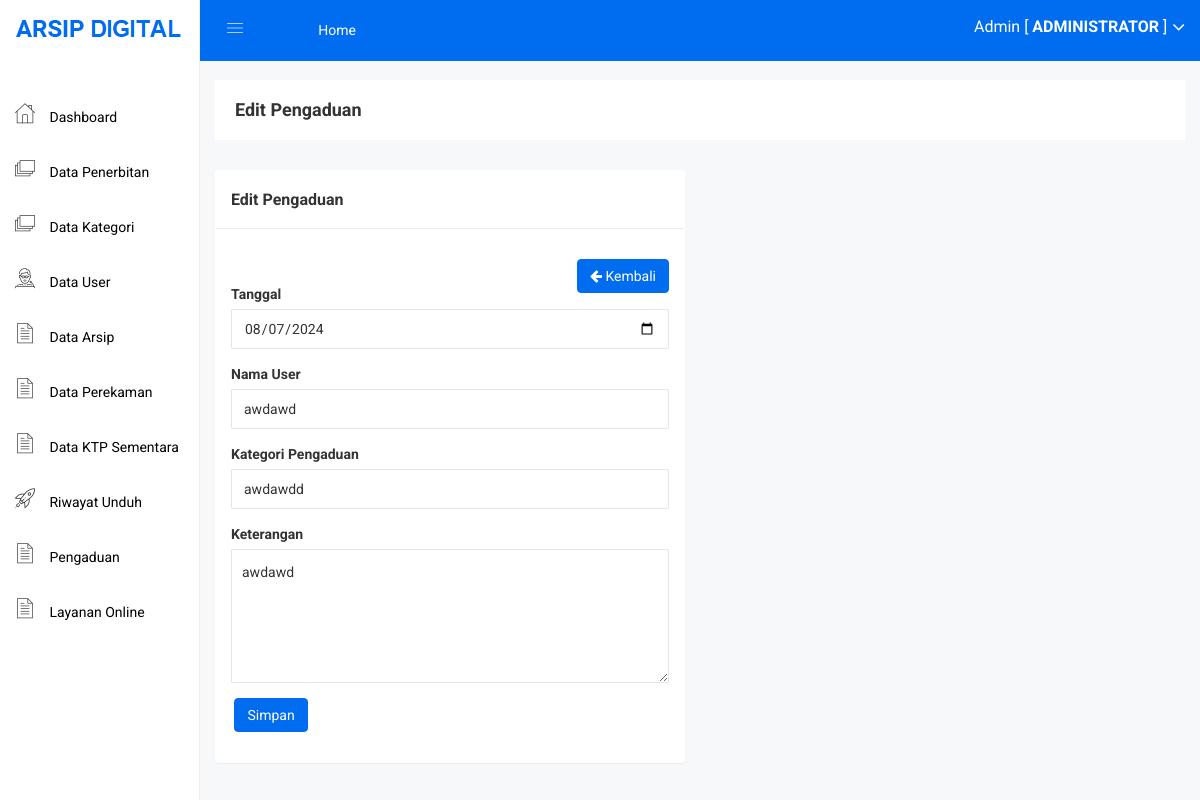
The app's page /admin/pengaduan_edit.php?id=1 (signed in), older data.
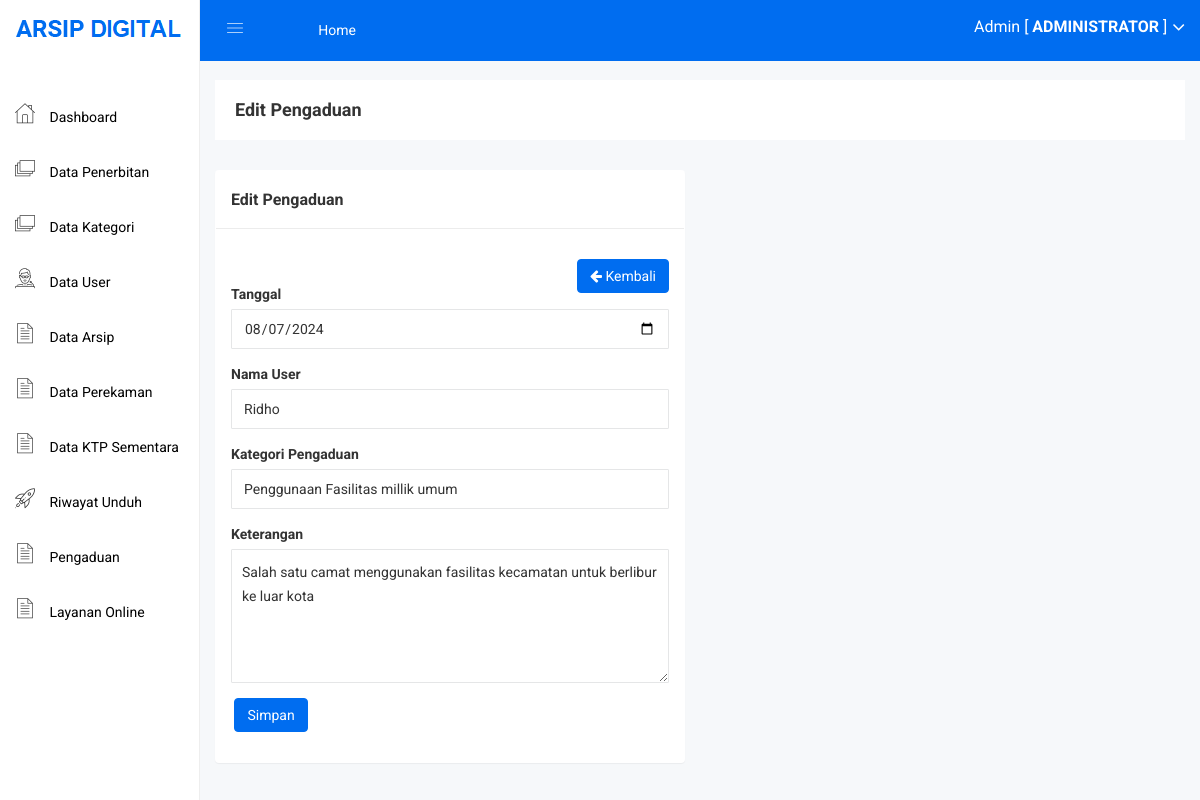
The same page, newer data.
### tables this page shows
CREATE TABLE IF NOT EXISTS `pengaduan` (
  `id_pengaduan` int NOT NULL AUTO_INCREMENT,
  `tanggal` date NOT NULL,
  `nama_user` varchar(255) NOT NULL,
  `kategori_pengaduan` varchar(255) NOT NULL,
  `keterangan` text NOT NULL,
  PRIMARY KEY (`id_pengaduan`)
);

### admin/pengaduan_edit.php (the view, shortened to what this page needs)
<?php include 'header.php'; ?>
<br>
<br>
<div class="breadcome-area">
    <div class="container-fluid">
        <div class="row">
            <div class="col-lg-12 col-md-12 col-sm-12 col-xs-12">
                <div class="breadcome-list">
                    <div class="row">
                        <div class="col-lg-6 col-md-6 col-sm-6 col-xs-12">
                            <div class="breadcome-heading">
                                <h4 style="margin-bottom: 0px">Edit Pengaduan</h4>
                            </div>
                        </div>
                    </div>
                </div>
            </div>
        </div>
    </div>
</div>
<div class="container-fluid">
    <div class="row">
        <div class="col-lg-6">
            <div class="panel panel">
                <div class="panel-heading">
                    <h3 class="panel-title">Edit Pengaduan</h3>
                </div>
                <div class="panel-body">
                    <div class="pull-right">
                        <a href="pengaduan.php" class="btn btn-primary"><i class="fa fa-arrow-left"></i> Kembali</a>
                    </div>
                    <br>
                    <br>
                    <?php
                    $id = $_GET['id'];
                    $data = mysqli_query($koneksi, "select * from pengaduan where id_pengaduan='$id'");
                    while ($d = mysqli_fetch_array($data)) {
                    ?>
                        <form method="post" action="pengaduan_update.php">
                            <div class="form-group">
                                <label>Tanggal</label>
                                <input type="date" class="form-control" name="tanggal" required="required" value="<?php echo $d['tanggal']; ?>">
                            </div>
                            <div class="form-group">
                                <label>Nama User</label>
                                <input type="text" class="form-control" name="nama_user" required="required" value="<?php echo $d['nama_user']; ?>">
                            </div>
                            <div class="form-group">
                                <label>Kategori Pengaduan</label>
                                <input type="text" class="form-control" name="kategori_pengaduan" required="required" value="<?php echo $d['kategori_pengaduan']; ?>">
                            </div>
                            <div class="form-group">
                                <label>Keterangan</label>
                                <textarea class="form-control" name="keterangan" required="required"><?php echo $d['keterangan']; ?></textarea>
                            </div>
                            <div class="form-group">
                                <input type="submit" class="btn btn-primary" value="Simpan">
                            </div>
                        </form>
                    <?php
                    }
                    ?>
                </div>
            </div>
        </div>
    </div>
</div>
<?php include 'footer.php'; ?>

Row changes from the older to the newer data that the page shows:
changed pengaduan: nama_user "awdawd" → "Ridho"; kategori_pengaduan "awdawdd" → "Penggunaan Fasilitas millik umum"; keterangan "awdawd" → "Salah satu camat menggunakan fasilitas kecamatan untuk berlibur ke luar kota"
